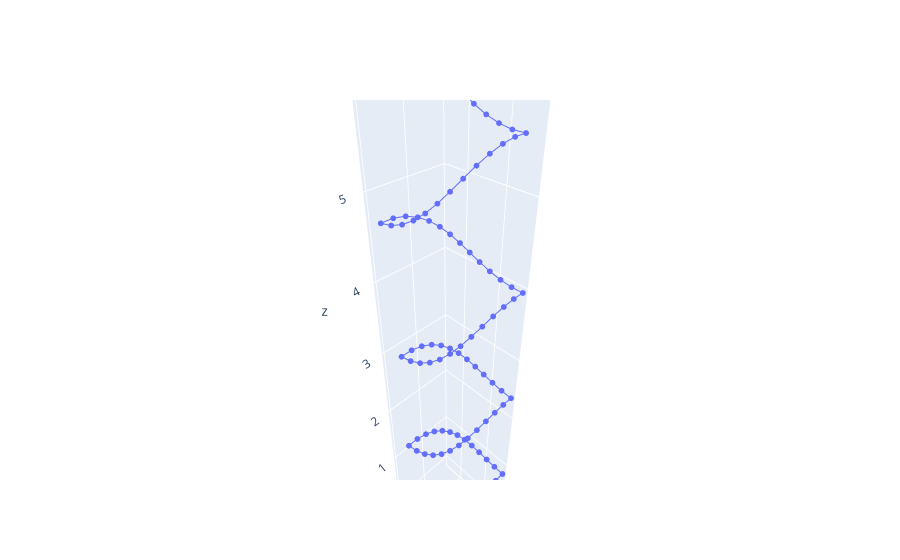

This figure's notebook cell:
### Code cell
plant_path = get_growth_path(duration=24*10, v_platform=0.5)

data = go.Scatter3d(
    x=plant_path[:,0],
    y=plant_path[:,1],
    z=plant_path[:,2],
    marker=dict(
        size=2
    )
)

fig = go.Figure(
    data,
    layout=go.Layout(
        scene={
            "aspectmode": "data"
        }
    )
)
fig.show()

### Figure 1 — Plotly figure (JSON) as saved in the notebook; plotly's stock layout.template omitted (floating-point values rounded to 4 significant figures; data arrays with more than 128 entries replaced by an {"elided": "..."} marker saying what was removed)
{"data": [{"marker": {"size": 2}, "type": "scatter3d", "x": {"elided": "241 float values"}, "y": {"elided": "241 float values"}, "z": {"elided": "241 float values"}}], "layout": {"scene": {"aspectmode": "data"}}}
